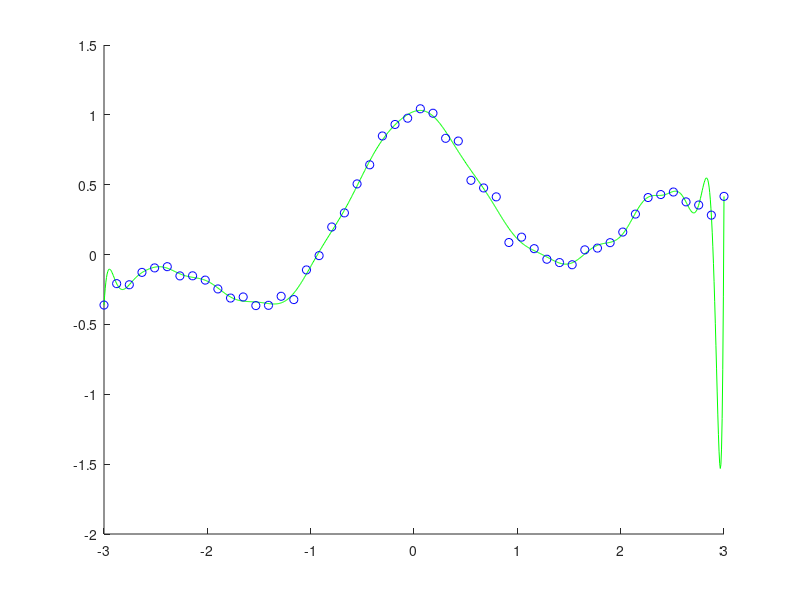

Write the MATLAB code that produced this figure. (Note: this script raises an error after producing the figure.)
% init
rand('state', 0);
randn('state', 0);

% constant
n = 50; N = 1000;
x = linspace(-3, 3, n)';
X = linspace(-3, 3, N)';
pix = pi * x;
y = sin(pix) ./ pix + 0.1 * x + 0.05 * randn(n, 1);

% base function
p(:, 1) = ones(n, 1);
P(:, 1) = ones(N, 1);
for jj = 1 : 15
	p(:, 2 * jj) = sin(jj / 2 * x); p(:, 2 * jj + 1) = cos(jj / 2 * x);
	P(:, 2 * jj) = sin(jj / 2 * X); P(:, 2 * jj + 1) = cos(jj / 2 * X);
end

% solve
t = p \ y;
F = P * t;

% plot
figure('Name', 'example 3-1'); clf; hold on;
plot(X, F, 'g-');
plot(x, y, 'bo');
setFigure(gca, 'example 3-1');

% save figure
saveas(gcf, 'eg3_1', 'png');
